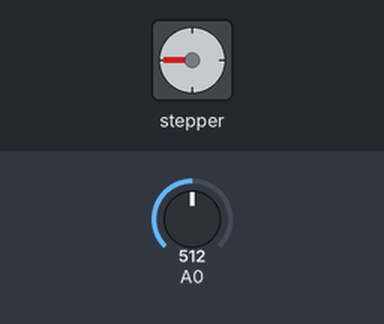
Simulated run of this sketch. Board: Arduino Uno, built with avr-gcc and run on an emulated ATmega328P. On the bench: stepper motor. The test bench sets the inputs (shaded band); at power-on: A0 = 512. Stepper angles assume 200 steps per turn.

Above: at 1.2 s.
1.3 s: A0 set to 716
At 1.69 s:
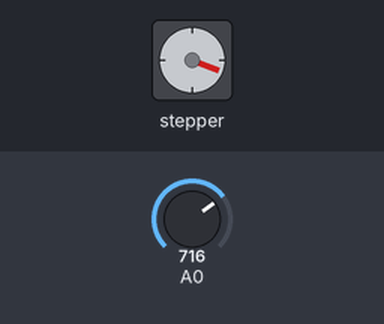
4.3 s: A0 set to 900
At 4.71 s:
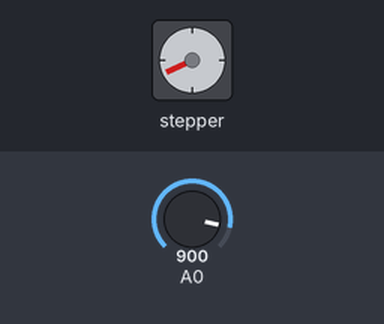
7.3 s: A0 set to 1023
At 7.73 s:
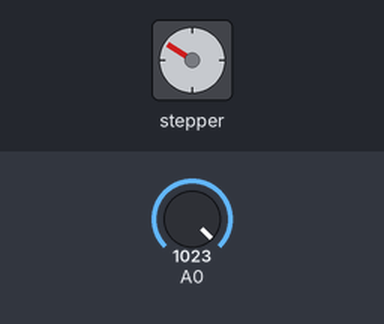
Timing chart, 0 to 19.3 s (numbered marks = the images above; inputs shaded):
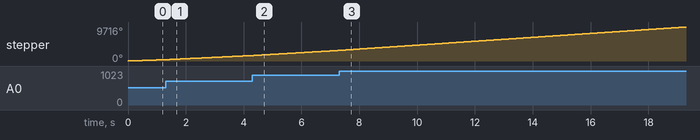

The sketch:

stepmotor.ino
```cpp
#include <Stepper.h>
const int stepsPerRevolution = 200;
Stepper stepper1(stepsPerRevolution, 8, 10, 9, 11);

void setup() {}

void loop() {
  int potReading = analogRead(A0);
  int motorSpeed = map(potReading, 0, 1023, 0, 100);
  if (motorSpeed > 0) {
    stepper1.setSpeed(motorSpeed);
    stepper1.step(stepsPerRevolution / 100);
  }
}
```
